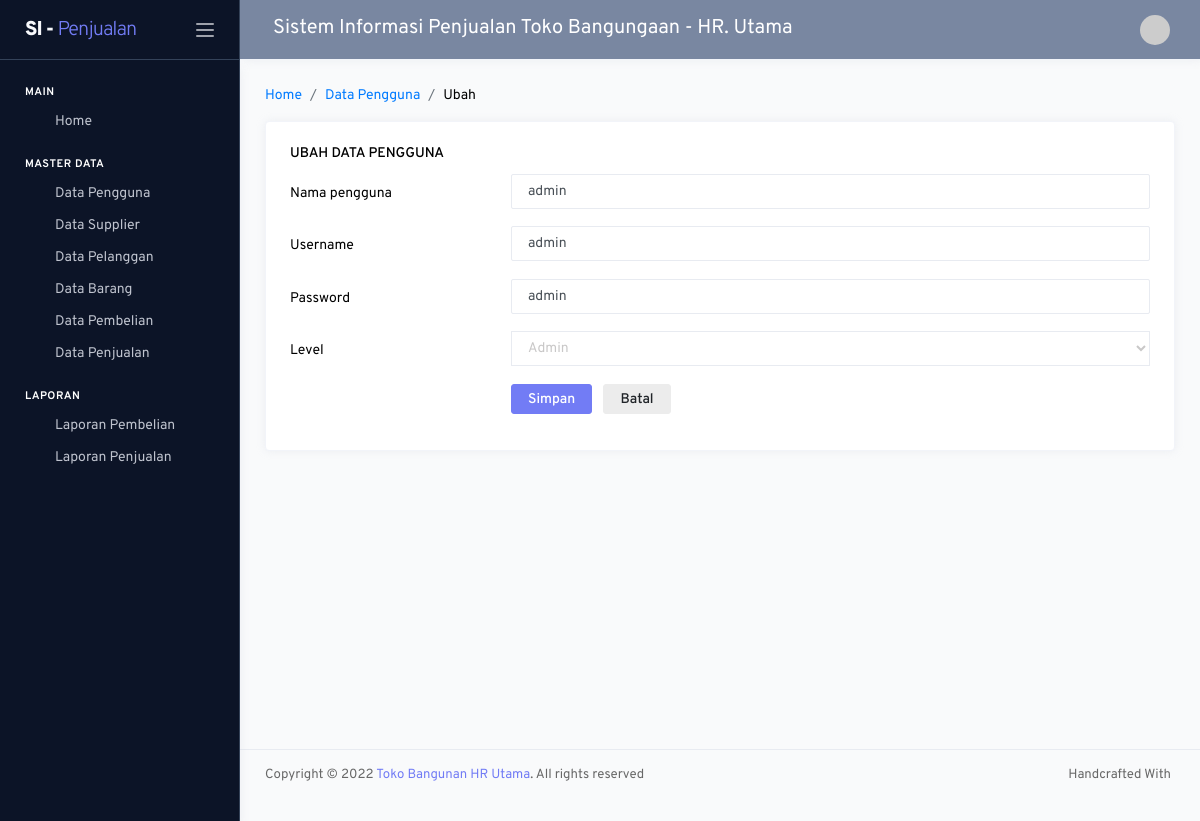
Screenshot of /pemilik/index.php?hal=pengguna/olah&id=1 with the database file from the repository.
### tables this page shows
CREATE TABLE `tb_pengguna` (
  `idpengguna` int(11) NOT NULL,
  `namapengguna` varchar(50) DEFAULT NULL,
  `username` varchar(50) DEFAULT NULL,
  `password` varchar(50) DEFAULT NULL,
  `level` varchar(50) DEFAULT NULL
);

### setting/crud.php (called while the page is built, shortened)
<?php
function _dataGetId($conn,$table,$kondisi){
  $row = $conn->query("Select * from $table where $kondisi")->fetch_assoc();
  return $row;
}
?>

### setting/konstanta.php (called while the page is built, shortened)
<?php
$_array_level = array(
	'Admin' => "Admin",
	'Pemilik' => "Pemilik",
	'Kasir' => "Kasir",
);
?>

### pemilik/modul/pengguna/olah.php (the view, shortened to what this page needs)
<?php
$username="";
if(isset($_GET['id']))
	extract(_dataGetId($mysqli,"tb_pengguna","idpengguna='".$_GET['id']."'"));
?>
<nav class="page-breadcrumb">
	<ol class="breadcrumb">
		<li class="breadcrumb-item"><a href="?hal=dashboard">Home</a></li>
		<li class="breadcrumb-item"><a href="?hal=kriteria/data">Data Pengguna</a></li>
		<li class="breadcrumb-item" aria-current="page"><?=(isset($_GET['id']) ? 'Ubah':'Tambah')?></li>
	</ol>
</nav>
<div class="row">
	<div class="col-md-12 grid-margin stretch-card">
		<div class="card">
			<div class="card-body">
				<h6 class="card-title"><?=(isset($_GET['id']) ? 'Ubah':'Tambah')?> Data Pengguna</h6>
				<form class="forms-sample" action="?hal=pengguna/proses" method="POST">
					  <div class="form-group row">
						<label for="input" class="col-sm-3 col-form-label">Nama pengguna</label>
						<div class="col-sm-9">
							<input type="text"
							class="form-control"
							name="namapengguna"
							value="<?=@$namapengguna?>"
							placeholder="Inputkan Nama pengguna"
							required>
						</div>
					</div>
					  <div class="form-group row">
						<label for="input" class="col-sm-3 col-form-label">Username</label>
						<div class="col-sm-9">
							<input type="text" class="form-control" name="username" value="<?=@$username?>"   placeholder="Inputkan Username" required>
						</div>
					</div>
                    <div class="form-group row">
						<label for="input" class="col-sm-3 col-form-label">Password</label>
						<div class="col-sm-9">
							<input type="text" class="form-control" name="password" value="<?=@$password?>"  placeholder="Inputkan Password" required>
						</div>
					</div>
                    <div class="form-group row">
						<label for="input" class="col-sm-3 col-form-label">Level</label>
						<div class="col-sm-9">
							<select
								class="form-control select2"
								name="level"
								required="">
								<?php
								foreach ($_array_level as $key => $value):
									?>
									<option
									value="<?=$key?>"
									<?=isselect(@$level,$value)?>>
									<?=$value?>
									</option>
								<?php endforeach; ?>
							</select>
						</div>
					</div>
					<div class="form-group row ">
						<div class="col-sm-9 offset-3">
							<button type="submit" class="btn btn-primary mr-2" name="<?=(isset($_GET['id']) ? 'ubah':'tambah')?>">Simpan</button>
							<a class="btn btn-light" href="?hal=pengguna/data">Batal</a>
						</div>
					</div>
				</form>
			</div>
		</div>
	</div>
</div>

### pemilik/_partials/_css.php (style rules this page uses)
.form-group { margin-top: -20px!important; }

### rows the page displays
tb_pengguna: namapengguna "admin", username "admin", password "admin"

### other values shown
nav "SI - Penjualan"
judul "Sistem Informasi Penjualan Toko Bangungaan - HR. Utama"
form field level "Admin"
